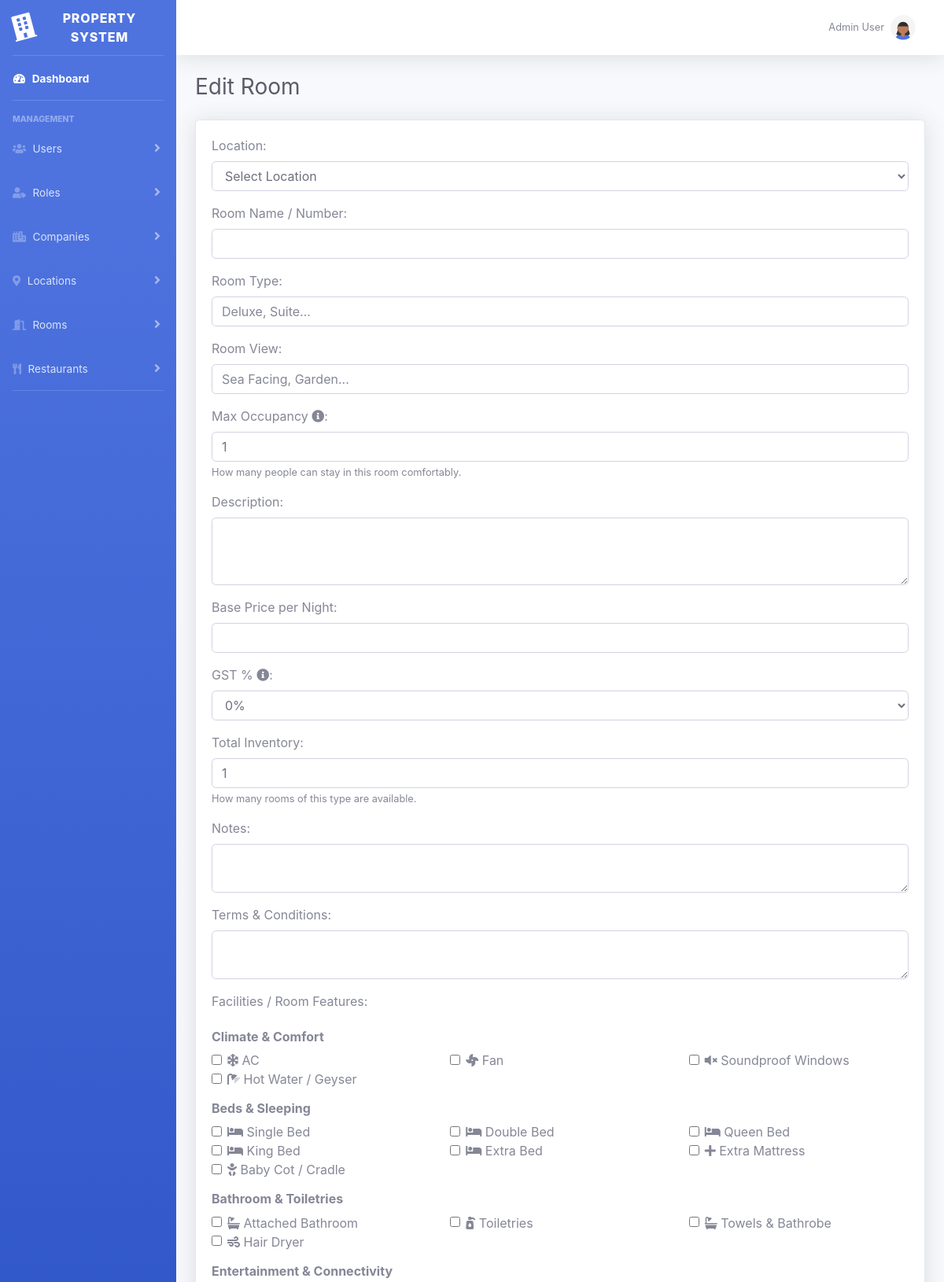
/templates/rooms/edit_room.php (upper part), run on the app's committed database.
### tables this page shows
CREATE TABLE `facilities` (
  `facility_id` int(11) NOT NULL,
  `name` varchar(100) NOT NULL,
  `description` text DEFAULT NULL,
  `icon` varchar(50) DEFAULT NULL
);

### templates/rooms/edit_room.php (the view, shortened to what this page needs)
<?php include __DIR__ . "/../include/header.php"; ?>
<div id="wrapper">
    <?php include __DIR__ . "/../include/sidebar.php"; ?>
    <div id="content-wrapper" class="d-flex flex-column">
        <div id="content">
            <?php include __DIR__ . "/../include/topbar.php"; ?>
            <div class="container-fluid">
                <h1 class="h3 mb-4 text-gray-800"><?= $results['pageTitle'] ?? 'Edit Room' ?></h1>
                <div class="card shadow mb-4">
                    <div class="card-body">
                        <form method="POST" action="<?= BASE_URL ?>/admin.php?action=editRoom&id=<?= htmlspecialchars($results['room']['room_id']) ?>">
                            <div class="form-group mb-3">
                                <label>Location:</label>
                                <select name="location_id" id="location_id" class="form-control" required>
                                    <option value="">Select Location</option>
                                </select>
                            </div>
                            <div class="form-group mb-3">
                                <label>Room Name / Number:</label>
                                <input type="text" name="room_name" class="form-control" required value="<?= htmlspecialchars($results['room']['room_name'] ?? '') ?>">
                            </div>
                            <div class="form-group mb-3">
                                <label>Room Type:</label>
                                <input type="text" name="room_type" class="form-control" placeholder="Deluxe, Suite..." value="<?= htmlspecialchars($results['room']['room_type'] ?? '') ?>">
                            </div>
                            <div class="form-group mb-3">
                                <label>Room View:</label>
                                <input type="text" name="room_view" class="form-control" placeholder="Sea Facing, Garden..." value="<?= htmlspecialchars($results['room']['room_view'] ?? '') ?>">
                            </div>
                            <div class="form-group mb-3">
                                <label>Max Occupancy <i class="fas fa-info-circle" title="Maximum number of guests allowed in this room"></i>:</label>
                                <input type="number" name="max_occupancy" class="form-control" min="1" value="<?= htmlspecialchars($results['room']['max_occupancy'] ?? 1) ?>">
                                <small class="form-text text-muted">How many people can stay in this room comfortably.</small>
                            </div>
                            <div class="form-group mb-3">
                                <label>Description:</label>
                                <textarea name="description" class="form-control" rows="3"><?= htmlspecialchars($results['room']['description'] ?? '') ?></textarea>
                            </div>
                            <div class="form-group mb-3">
                                <label>Base Price per Night:</label>
                                <input type="number" step="0.01" name="base_price_per_night" class="form-control" min="0" required value="<?= htmlspecialchars($results['room']['base_price_per_night'] ?? '') ?>">
                            </div>
                            <div class="form-group mb-3">
                                <label>GST % <i class="fas fa-info-circle" title="Goods and Services Tax applicable"></i>:</label>
                                <select name="gst_percent" class="form-control">
                                    <?php foreach ([0,5,12,18] as $gst): ?>
                                        <option value="<?= $gst ?>" <?= ($results['room']['gst_percent']==$gst)?'selected':'' ?>><?= $gst ?>%</option>
                                    <?php endforeach; ?>
                                </select>
                            </div>
                            <div class="form-group mb-3">
                                <label>Total Inventory:</label>
                                <input type="number" name="total_inventory" class="form-control" min="1" required value="<?= htmlspecialchars($results['room']['total_inventory'] ?? 1) ?>">
                                <small class="form-text text-muted">How many rooms of this type are available.</small>
                            </div>
                            <div class="form-group mb-3">
                                <label>Notes:</label>
                                <textarea name="notes" class="form-control" rows="2"><?= htmlspecialchars($results['room']['notes'] ?? '') ?></textarea>
                            </div>
                            <div class="form-group mb-3">
                                <label>Terms & Conditions:</label>
                                <textarea name="terms_conditions" class="form-control" rows="2"><?= htmlspecialchars($results['room']['terms_conditions'] ?? '') ?></textarea>
                            </div>
                            <?php
                            $facilityGroups = [
                                'Climate & Comfort' => ['AC','Fan','Soundproof Windows','Hot Water / Geyser'],
                                'Beds & Sleeping' => ['Single Bed','Double Bed','Queen Bed','King Bed','Extra Bed','Extra Mattress','Baby Cot / Cradle'],
                                'Bathroom & Toiletries' => ['Attached Bathroom','Toiletries','Towels & Bathrobe','Hair Dryer'],
                                'Entertainment & Connectivity' => ['LED TV','Cable Channels','Smart TV / Netflix','Music System','Free Wi-Fi','Intercom'],
                                'Work & Safety' => ['Work Desk','Safe Locker','Key Card Access','CCTV Security','Fire Extinguisher','Smoke Detector'],
                                'Views & Outdoor' => ['Private Balcony','Sea View','Pool View','Garden View','City View','Mountain View','Sofa / Sitting Area'],
                                'Services & Amenities' => ['Lift Access','Parking Available','Power Backup','Laundry Service','Luggage Storage','Room Service','Daily Housekeeping','Tea/Coffee Maker','Welcome Drink','Breakfast Included','Complimentary Water'],
                                'Leisure & Extras' => ['Swimming Pool','Gym / Fitness','Spa & Wellness','Play Area','Restaurant','Bar','Conference Room','Banquet Hall'],
                                'Policies' => ['Pet Friendly','Smoking Allowed','Non-Smoking Room']
                            ];
                            $stmt = $pdo->query("SELECT facility_id, name, icon FROM facilities ORDER BY name ASC");
                            $facilityMap = [];
                            while ($row = $stmt->fetch(PDO::FETCH_ASSOC)) {
                                $facilityMap[$row['name']] = [
                                    'id' => $row['facility_id'],
                                    'icon' => $row['icon']
                                ];
                            }
                            ?>
                            <div class="form-group mb-4">
                                <label>Facilities / Room Features:</label>
                                <?php foreach ($facilityGroups as $group => $items): ?>
                                    <h6 class="mt-3"><strong><?= htmlspecialchars($group) ?></strong></h6>
                                    <div class="row">
                                        <?php foreach ($items as $facilityName): ?>
                                            <?php
                                            $fid = $facilityMap[$facilityName]['id'] ?? null;
                                            $icon = $facilityMap[$facilityName]['icon'] ?? 'fa-circle';
                                            $checked = (isset($results['facilities_selected']) && in_array($fid, $results['facilities_selected'])) ? 'checked' : '';
                                            ?>
                                            <div class="col-md-4">
                                                <div class="form-check">
                                                    <input type="checkbox" class="form-check-input" name="facilities[]" value="<?= $fid ?>" id="facility<?= $fid ?>" <?= $checked ?>>
                                                    <label class="form-check-label" for="facility<?= $fid ?>">
                                                        <i class="fas <?= htmlspecialchars($icon) ?>"></i> <?= htmlspecialchars($facilityName) ?>
                                                    </label>
                                                </div>
                                            </div>
                                        <?php endforeach; ?>
                                    </div>
                                <?php endforeach; ?>
                            </div>
                        </form>
                    </div>
                </div>
            </div>
        </div>
        <?php include __DIR__ . "/../include/footer.php"; ?>

### data on the page
facilities: facilityName "AC"
facilities: facilityName "Fan"
facilities: facilityName "Soundproof Windows"
facilities: facilityName "Hot Water / Geyser"
facilities: facilityName "Single Bed"
facilities: facilityName "Double Bed"
facilities: facilityName "Queen Bed"
facilities: facilityName "King Bed"
facilities: facilityName "Extra Bed"
facilities: facilityName "Extra Mattress"
facilities: facilityName "Baby Cot / Cradle"
facilities: facilityName "Attached Bathroom"
facilities: facilityName "Toiletries"
facilities: facilityName "Towels & Bathrobe"
facilities: facilityName "Hair Dryer"

### other printed values
$_SESSION['user_name'] "Admin User"
$results['pageTitle'] "Edit Room"
$group "Climate & Comfort"
$group "Beds & Sleeping"
$group "Bathroom & Toiletries"
$group "Entertainment & Connectivity"
form field gst_percent "0%"
